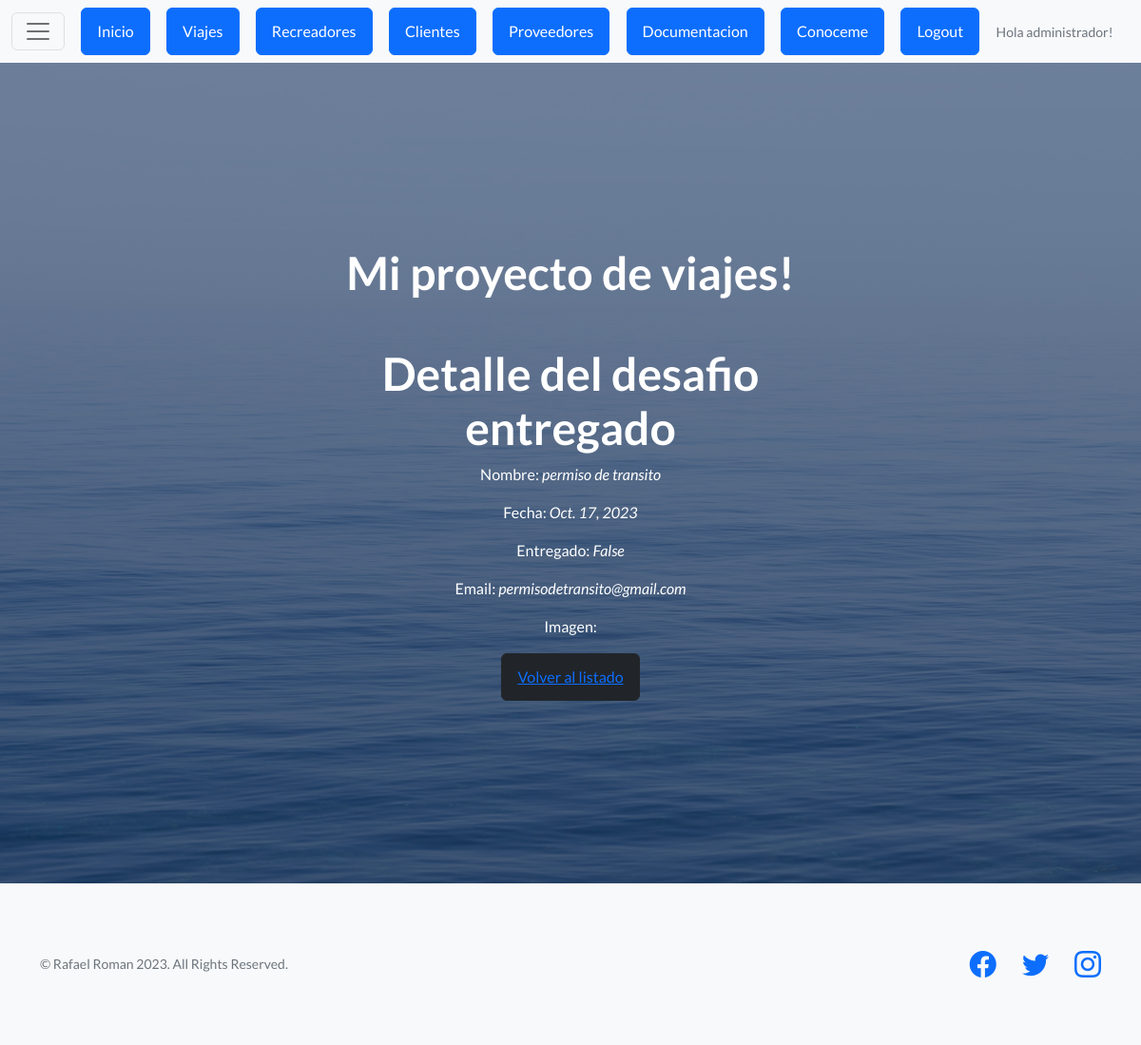
The app's page /proyecto/documentacion/detail//10/ (signed in), older data.
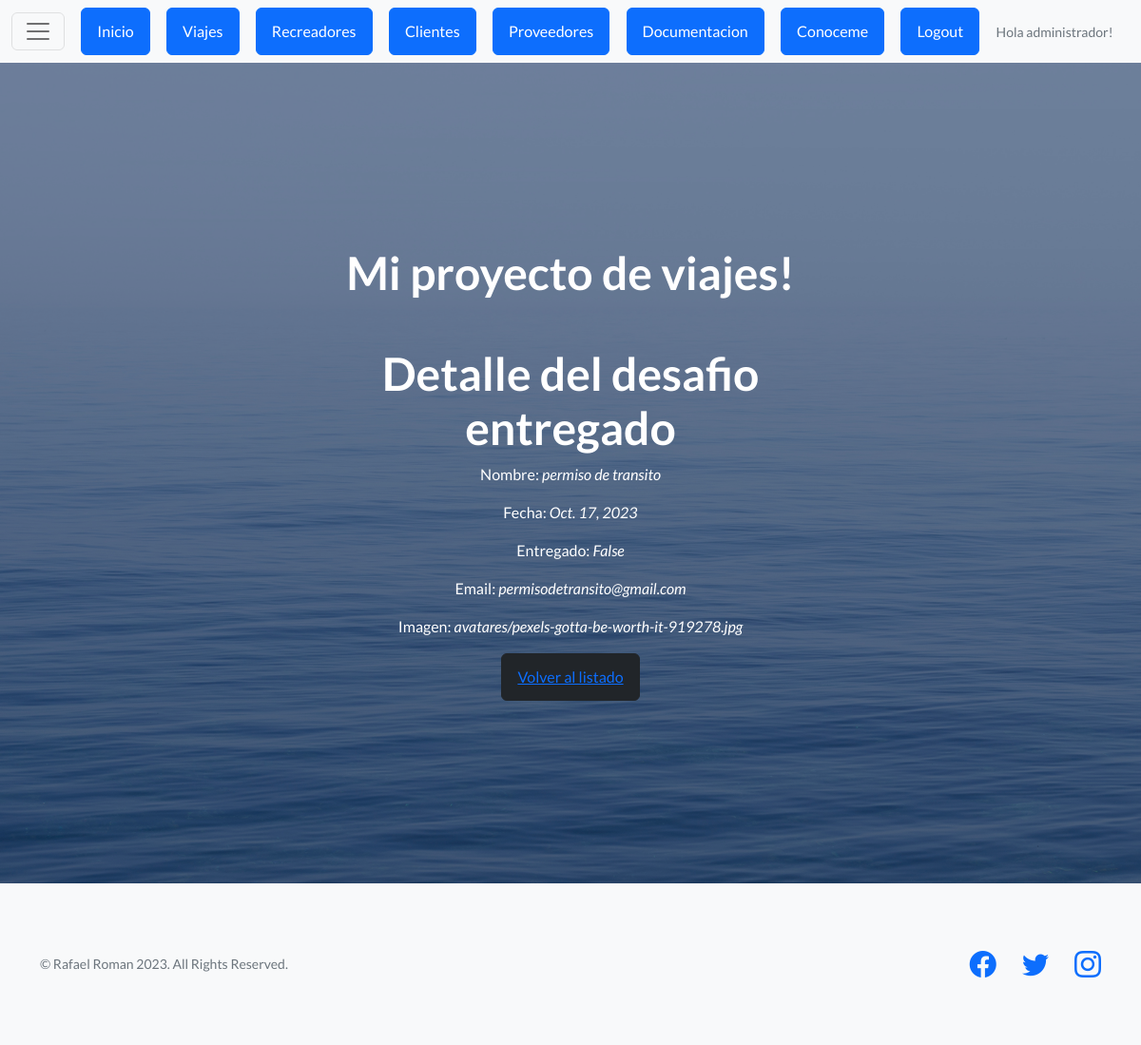
The same page, newer data.
### appexcursiones/models.py (models this page shows, shortened)
class Documentacion(models.Model):
    nombre = models.CharField(max_length=50)
    fechatope = models.DateField()
    entregado = models.BooleanField()
    email= models.EmailField(max_length=80)
    imagen_viaj= models.ImageField(null=True, blank=True, upload_to="media")

### appexcursiones/views.py (the view)
# urls.py: path('documentacion/detail//<pk>/',  views.DocumentacionDetail.as_view(), name="proyecto-documentacion-detail"),
class DocumentacionDetail(LoginRequiredMixin, DetailView):
    model = Documentacion
    template_name = "Appnuevo/documentacion_detail.html"

### appexcursiones/templates/Appnuevo/documentacion_detail.html
{% extends "Appnuevo/base.html" %}
{% load static %}
{% block contenido %}
<h1>Detalle del desafio entregado</h1>
<p>Nombre: <i>{{documentacion.nombre}}</i></p>
<p>Fecha: <i>{{documentacion.fechatope}}</i></p>
<p>Entregado: <i>{{documentacion.entregado}}</i></p>
<p>Email: <i>{{documentacion.email}}</i></p>
<p>Imagen: <i>{{documentacion.imagen_viaj}}</i></p>
<button type="button" class="btn btn-dark"><a href="{% url 'proyecto-documentacion-list' %}">Volver al listado</a>
{% endblock contenido %}

Row changes from the older to the newer data that the page shows:
changed Documentacion "permiso de transito": imagen_viaj (not shown) → "avatares/pexels-gotta-be-worth-it-919278.jpg"
